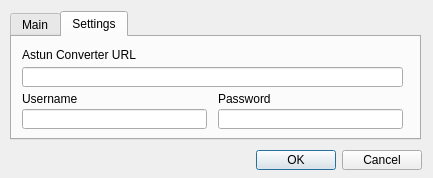
<ui version="4.0" >
 <class>iShareGISPrintTemplateExporterDialogBase</class>
 <widget class="QDialog" name="iShareGISPrintTemplateExporterDialogBase" >
  <property name="geometry">
   <rect>
    <x>0</x>
    <y>0</y>
    <width>433</width>
    <height>178</height>
   </rect>
  </property>
  <property name="windowTitle">
   <string>iShareGIS Print Template Export</string>
  </property>
  <widget class="QTabWidget" name="tabTabs">
   <property name="geometry">
    <rect>
     <x>10</x>
     <y>11</y>
     <width>411</width>
     <height>129</height>
    </rect>
   </property>
   <property name="currentIndex">
    <number>1</number>
   </property>
   <widget class="QWidget" name="tab">
    <attribute name="title">
     <string>Main</string>
    </attribute>
    <widget class="QPushButton" name="btnSaveDirectoryBrowse">
     <property name="geometry">
      <rect>
       <x>370</x>
       <y>74</y>
       <width>21</width>
       <height>23</height>
      </rect>
     </property>
     <property name="text">
      <string>...</string>
     </property>
    </widget>
    <widget class="QLabel" name="label">
     <property name="geometry">
      <rect>
       <x>10</x>
       <y>10</y>
       <width>151</width>
       <height>16</height>
      </rect>
     </property>
     <property name="text">
      <string>Select the template to export</string>
     </property>
    </widget>
    <widget class="QLabel" name="label_2">
     <property name="geometry">
      <rect>
       <x>10</x>
       <y>54</y>
       <width>211</width>
       <height>16</height>
      </rect>
     </property>
     <property name="text">
      <string>Select the directory to save the export to</string>
     </property>
    </widget>
    <widget class="QComboBox" name="cmbTemplateName">
     <property name="geometry">
      <rect>
       <x>10</x>
       <y>30</y>
       <width>381</width>
       <height>22</height>
      </rect>
     </property>
    </widget>
    <widget class="QLineEdit" name="txtSaveDirectory">
     <property name="geometry">
      <rect>
       <x>10</x>
       <y>74</y>
       <width>351</width>
       <height>20</height>
      </rect>
     </property>
    </widget>
   </widget>
   <widget class="QWidget" name="tab_2">
    <attribute name="title">
     <string>Settings</string>
    </attribute>
    <widget class="QLabel" name="label_3">
     <property name="geometry">
      <rect>
       <x>10</x>
       <y>10</y>
       <width>151</width>
       <height>16</height>
      </rect>
     </property>
     <property name="text">
      <string>Astun Converter URL</string>
     </property>
    </widget>
    <widget class="QLineEdit" name="txtAstunServicesURL">
     <property name="geometry">
      <rect>
       <x>10</x>
       <y>30</y>
       <width>381</width>
       <height>20</height>
      </rect>
     </property>
    </widget>
    <widget class="QLabel" name="label_4">
     <property name="geometry">
      <rect>
       <x>10</x>
       <y>54</y>
       <width>151</width>
       <height>16</height>
      </rect>
     </property>
     <property name="text">
      <string>Username</string>
     </property>
    </widget>
    <widget class="QLabel" name="label_5">
     <property name="geometry">
      <rect>
       <x>206</x>
       <y>54</y>
       <width>151</width>
       <height>16</height>
      </rect>
     </property>
     <property name="text">
      <string>Password</string>
     </property>
    </widget>
    <widget class="QLineEdit" name="txtAstunServicesUsername">
     <property name="geometry">
      <rect>
       <x>10</x>
       <y>72</y>
       <width>185</width>
       <height>20</height>
      </rect>
     </property>
    </widget>
    <widget class="QLineEdit" name="txtAstunServicesPassword">
     <property name="geometry">
      <rect>
       <x>206</x>
       <y>72</y>
       <width>185</width>
       <height>20</height>
      </rect>
     </property>
     <property name="echoMode">
      <enum>QLineEdit::Password</enum>
     </property>
    </widget>
   </widget>
  </widget>
  <widget class="QDialogButtonBox" name="button_box" >
   <property name="geometry" >
    <rect>
     <x>81</x>
     <y>150</y>
     <width>341</width>
     <height>20</height>
    </rect>
   </property>
   <property name="orientation" >
    <enum>Qt::Horizontal</enum>
   </property>
   <property name="standardButtons" >
    <set>QDialogButtonBox::Cancel|QDialogButtonBox::Ok</set>
   </property>
  </widget>
 </widget>
 <resources/>
 <connections>
  <connection>
   <sender>button_box</sender>
   <signal>accepted()</signal>
   <receiver>iShareGISPrintTemplateExporterDialogBase</receiver>
   <slot>accept()</slot>
   <hints>
    <hint type="source_label" >
     <x>20</x>
     <y>20</y>
    </hint>
    <hint type="destination_label" >
     <x>20</x>
     <y>20</y>
    </hint>
   </hints>
  </connection>
  <connection>
   <sender>button_box</sender>
   <signal>rejected()</signal>
   <receiver>iShareGISPrintTemplateExporterDialogBase</receiver>
   <slot>reject()</slot>
   <hints>
    <hint type="sourcelabel">
     <x>20</x>
     <y>20</y>
    </hint>
    <hint type="destinationlabel">
     <x>20</x>
     <y>20</y>
    </hint>
   </hints>
  </connection>
 </connections>
</ui>
